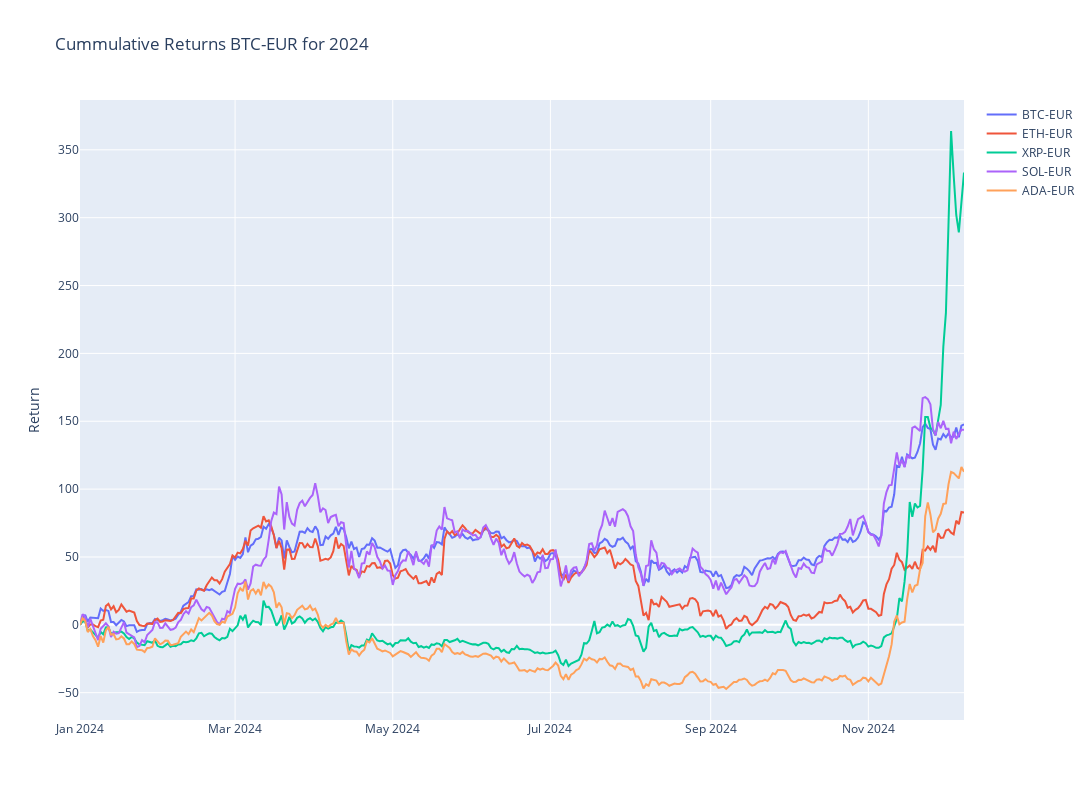

The code cell stored with this chart in its notebook:
### Code cell
# Plotly
fig = make_subplots()

# Graph (1,1)
# Loop all stock files and get cummulative return for year
for stock in tqdm(index_list):
    f = os.path.join("../input", stock)
    df = pd.read_csv(f+".csv",index_col="Date",parse_dates=True)
    df['Cummulative_Return'] = cumulative_return(df["Adj Close"].loc[year])
    fig.add_trace(go.Scatter(x=df['Cummulative_Return'].loc[year].index,y=df['Cummulative_Return'].loc[year],mode="lines",name=stock.split('.')[0]),row=1,col=1)

# Update xaxis properties
fig.update_yaxes(title_text="Return", row=1, col=1)

fig.update_layout(height=800, width=1300,showlegend=True,title=f"Cummulative Returns {ticker} for {year}")

fig.show()

### Figure 1 — Plotly figure (JSON) as saved in the notebook; plotly's stock layout.template omitted (floating-point values rounded to 4 significant figures; data arrays with more than 128 entries replaced by an {"elided": "..."} marker saying what was removed)
{"data": [{"mode": "lines", "name": "BTC-EUR", "type": "scatter", "x": {"elided": "343 str values"}, "xaxis": "x", "y": {"elided": "343 float values"}, "yaxis": "y"}, {"mode": "lines", "name": "ETH-EUR", "type": "scatter", "x": {"elided": "343 str values"}, "xaxis": "x", "y": {"elided": "343 float values"}, "yaxis": "y"}, {"mode": "lines", "name": "XRP-EUR", "type": "scatter", "x": {"elided": "343 str values"}, "xaxis": "x", "y": {"elided": "343 float values"}, "yaxis": "y"}, {"mode": "lines", "name": "SOL-EUR", "type": "scatter", "x": {"elided": "343 str values"}, "xaxis": "x", "y": {"elided": "343 float values"}, "yaxis": "y"}, {"mode": "lines", "name": "ADA-EUR", "type": "scatter", "x": {"elided": "343 str values"}, "xaxis": "x", "y": {"elided": "343 float values"}, "yaxis": "y"}], "layout": {"height": 800, "showlegend": true, "title": {"text": "Cummulative Returns BTC-EUR for 2024"}, "width": 1300, "xaxis": {"anchor": "y", "domain": [0, 1]}, "yaxis": {"anchor": "x", "domain": [0, 1], "title": {"text": "Return"}}}}
